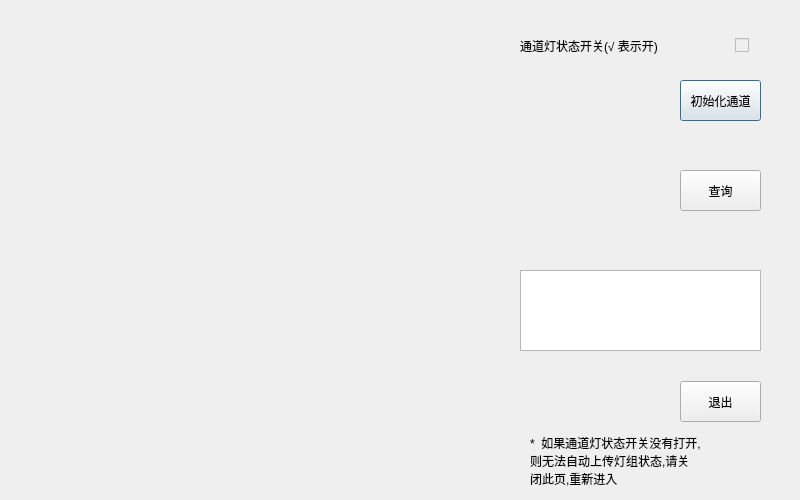
<?xml version="1.0" encoding="UTF-8"?>
<ui version="4.0">
 <class>DlgStatus</class>
 <widget class="QDialog" name="DlgStatus">
  <property name="geometry">
   <rect>
    <x>0</x>
    <y>0</y>
    <width>800</width>
    <height>500</height>
   </rect>
  </property>
  <property name="windowTitle">
   <string>通道状态表</string>
  </property>
  <widget class="QLabel" name="label">
   <property name="geometry">
    <rect>
     <x>0</x>
     <y>0</y>
     <width>501</width>
     <height>501</height>
    </rect>
   </property>
   <property name="styleSheet">
    <string notr="true">background-image: url(:/new/prefix1/images/1212.png);</string>
   </property>
   <property name="text">
    <string/>
   </property>
  </widget>
  <widget class="QLabel" name="label_1_1">
   <property name="geometry">
    <rect>
     <x>43</x>
     <y>226</y>
     <width>16</width>
     <height>16</height>
    </rect>
   </property>
   <property name="styleSheet">
    <string notr="true">background-image: url(:/new/prefix1/images/NULL.png);</string>
   </property>
   <property name="text">
    <string/>
   </property>
  </widget>
  <widget class="QPushButton" name="butinit">
   <property name="geometry">
    <rect>
     <x>680</x>
     <y>80</y>
     <width>81</width>
     <height>41</height>
    </rect>
   </property>
   <property name="text">
    <string>初始化通道</string>
   </property>
  </widget>
  <widget class="QLabel" name="label_1_2">
   <property name="geometry">
    <rect>
     <x>43</x>
     <y>204</y>
     <width>16</width>
     <height>16</height>
    </rect>
   </property>
   <property name="styleSheet">
    <string notr="true">background-image: url(:/new/prefix1/images/NULL.png);</string>
   </property>
   <property name="text">
    <string/>
   </property>
  </widget>
  <widget class="QLabel" name="label_1_3">
   <property name="geometry">
    <rect>
     <x>43</x>
     <y>181</y>
     <width>16</width>
     <height>16</height>
    </rect>
   </property>
   <property name="styleSheet">
    <string notr="true">background-image: url(:/new/prefix1/images/NULL.png);</string>
   </property>
   <property name="text">
    <string/>
   </property>
  </widget>
  <widget class="QLabel" name="label_2_1">
   <property name="geometry">
    <rect>
     <x>258</x>
     <y>47</y>
     <width>16</width>
     <height>16</height>
    </rect>
   </property>
   <property name="styleSheet">
    <string notr="true">background-image: url(:/new/prefix1/images/NULL.png);</string>
   </property>
   <property name="text">
    <string/>
   </property>
  </widget>
  <widget class="QLabel" name="label_2_2">
   <property name="geometry">
    <rect>
     <x>281</x>
     <y>47</y>
     <width>16</width>
     <height>16</height>
    </rect>
   </property>
   <property name="styleSheet">
    <string notr="true">background-image: url(:/new/prefix1/images/NULL.png);</string>
   </property>
   <property name="text">
    <string/>
   </property>
  </widget>
  <widget class="QLabel" name="label_2_3">
   <property name="geometry">
    <rect>
     <x>303</x>
     <y>47</y>
     <width>16</width>
     <height>16</height>
    </rect>
   </property>
   <property name="styleSheet">
    <string notr="true">background-image: url(:/new/prefix1/images/NULL.png);</string>
   </property>
   <property name="text">
    <string/>
   </property>
  </widget>
  <widget class="QLabel" name="label_3_3">
   <property name="geometry">
    <rect>
     <x>438</x>
     <y>302</y>
     <width>16</width>
     <height>16</height>
    </rect>
   </property>
   <property name="styleSheet">
    <string notr="true">background-image: url(:/new/prefix1/images/NULL.png);</string>
   </property>
   <property name="text">
    <string/>
   </property>
  </widget>
  <widget class="QLabel" name="label_3_2">
   <property name="geometry">
    <rect>
     <x>438</x>
     <y>280</y>
     <width>16</width>
     <height>16</height>
    </rect>
   </property>
   <property name="styleSheet">
    <string notr="true">background-image: url(:/new/prefix1/images/NULL.png);</string>
   </property>
   <property name="text">
    <string/>
   </property>
  </widget>
  <widget class="QLabel" name="label_3_1">
   <property name="geometry">
    <rect>
     <x>438</x>
     <y>259</y>
     <width>16</width>
     <height>16</height>
    </rect>
   </property>
   <property name="styleSheet">
    <string notr="true">background-image: url(:/new/prefix1/images/NULL.png);</string>
   </property>
   <property name="text">
    <string/>
   </property>
  </widget>
  <widget class="QLabel" name="label_4_1">
   <property name="geometry">
    <rect>
     <x>226</x>
     <y>437</y>
     <width>16</width>
     <height>16</height>
    </rect>
   </property>
   <property name="styleSheet">
    <string notr="true">background-image: url(:/new/prefix1/images/NULL.png);</string>
   </property>
   <property name="text">
    <string/>
   </property>
  </widget>
  <widget class="QLabel" name="label_4_2">
   <property name="geometry">
    <rect>
     <x>203</x>
     <y>437</y>
     <width>16</width>
     <height>16</height>
    </rect>
   </property>
   <property name="styleSheet">
    <string notr="true">background-image: url(:/new/prefix1/images/NULL.png);</string>
   </property>
   <property name="text">
    <string/>
   </property>
  </widget>
  <widget class="QLabel" name="label_4_3">
   <property name="geometry">
    <rect>
     <x>181</x>
     <y>437</y>
     <width>16</width>
     <height>16</height>
    </rect>
   </property>
   <property name="styleSheet">
    <string notr="true">background-image: url(:/new/prefix1/images/NULL.png);</string>
   </property>
   <property name="text">
    <string/>
   </property>
  </widget>
  <widget class="QLabel" name="label_3_4">
   <property name="geometry">
    <rect>
     <x>428</x>
     <y>115</y>
     <width>16</width>
     <height>16</height>
    </rect>
   </property>
   <property name="styleSheet">
    <string notr="true"/>
   </property>
   <property name="text">
    <string/>
   </property>
  </widget>
  <widget class="QLabel" name="label_4_4">
   <property name="geometry">
    <rect>
     <x>370</x>
     <y>435</y>
     <width>16</width>
     <height>16</height>
    </rect>
   </property>
   <property name="styleSheet">
    <string notr="true"/>
   </property>
   <property name="text">
    <string/>
   </property>
  </widget>
  <widget class="QLabel" name="label_2_4">
   <property name="geometry">
    <rect>
     <x>113</x>
     <y>55</y>
     <width>16</width>
     <height>16</height>
    </rect>
   </property>
   <property name="styleSheet">
    <string notr="true"/>
   </property>
   <property name="text">
    <string/>
   </property>
  </widget>
  <widget class="QLabel" name="label_1_4">
   <property name="geometry">
    <rect>
     <x>50</x>
     <y>366</y>
     <width>16</width>
     <height>16</height>
    </rect>
   </property>
   <property name="styleSheet">
    <string notr="true"/>
   </property>
   <property name="text">
    <string/>
   </property>
  </widget>
  <widget class="QLabel" name="display">
   <property name="geometry">
    <rect>
     <x>520</x>
     <y>180</y>
     <width>151</width>
     <height>31</height>
    </rect>
   </property>
   <property name="styleSheet">
    <string notr="true">font: 12pt &quot;黑体&quot;;</string>
   </property>
   <property name="text">
    <string/>
   </property>
  </widget>
  <widget class="QLabel" name="bull">
   <property name="geometry">
    <rect>
     <x>520</x>
     <y>60</y>
     <width>261</width>
     <height>31</height>
    </rect>
   </property>
   <property name="text">
    <string/>
   </property>
  </widget>
  <widget class="QPushButton" name="butquit">
   <property name="geometry">
    <rect>
     <x>680</x>
     <y>381</y>
     <width>81</width>
     <height>41</height>
    </rect>
   </property>
   <property name="text">
    <string>退出</string>
   </property>
  </widget>
  <widget class="QPushButton" name="butfind">
   <property name="geometry">
    <rect>
     <x>680</x>
     <y>170</y>
     <width>81</width>
     <height>41</height>
    </rect>
   </property>
   <property name="text">
    <string>查询</string>
   </property>
  </widget>
  <widget class="QLabel" name="init">
   <property name="geometry">
    <rect>
     <x>510</x>
     <y>90</y>
     <width>161</width>
     <height>31</height>
    </rect>
   </property>
   <property name="styleSheet">
    <string notr="true">font: 12pt &quot;黑体&quot;;</string>
   </property>
   <property name="text">
    <string/>
   </property>
  </widget>
  <widget class="QLabel" name="label_2">
   <property name="geometry">
    <rect>
     <x>520</x>
     <y>30</y>
     <width>211</width>
     <height>31</height>
    </rect>
   </property>
   <property name="styleSheet">
    <string notr="true">font: 12pt &quot;黑体&quot;;</string>
   </property>
   <property name="text">
    <string>通道灯状态开关(√ 表示开)</string>
   </property>
  </widget>
  <widget class="QCheckBox" name="kaiguan">
   <property name="enabled">
    <bool>false</bool>
   </property>
   <property name="geometry">
    <rect>
     <x>735</x>
     <y>37</y>
     <width>71</width>
     <height>16</height>
    </rect>
   </property>
   <property name="text">
    <string/>
   </property>
  </widget>
  <widget class="QLabel" name="label_3">
   <property name="geometry">
    <rect>
     <x>530</x>
     <y>430</y>
     <width>231</width>
     <height>61</height>
    </rect>
   </property>
   <property name="styleSheet">
    <string notr="true">font: 12pt &quot;黑体&quot;;</string>
   </property>
   <property name="text">
    <string>*  如果通道灯状态开关没有打开,
则无法自动上传灯组状态,请关
闭此页,重新进入</string>
   </property>
  </widget>
  <widget class="QTextBrowser" name="textBrowser">
   <property name="geometry">
    <rect>
     <x>520</x>
     <y>270</y>
     <width>241</width>
     <height>81</height>
    </rect>
   </property>
  </widget>
 </widget>
 <resources/>
 <connections/>
</ui>
